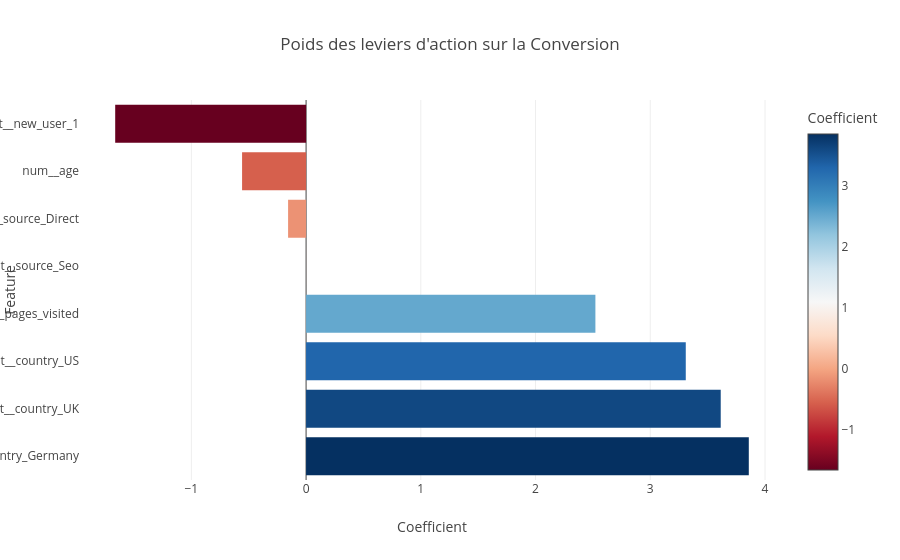

Notebook code cell kept with this figure:
### Code cell
column_names = featureencoder.get_feature_names_out()

pio.renderers.default = 'vscode' 

column_names = featureencoder.get_feature_names_out()

coefs = pd.DataFrame({
    'Feature': column_names,
    'Coefficient': classifier.coef_[0]
}).sort_values(by='Coefficient', ascending=False)

fig = px.bar(
    coefs, 
    x='Coefficient', 
    y='Feature', 
    orientation='h',
    title="Poids des leviers d'action sur la Conversion",
    color='Coefficient',
    color_continuous_scale='RdBu'
)
fig.show()

### Figure 1 — Plotly figure (JSON) as saved in the notebook; plotly's stock layout.template omitted (floating-point values rounded to 4 significant figures)
{"data": [{"hovertemplate": "Coefficient=%{marker.color}<br>Feature=%{y}<extra></extra>", "legendgroup": "", "marker": {"color": [3.859, 3.614, 3.309, 2.522, -0.0003123, -0.1568, -0.5578, -1.664], "coloraxis": "coloraxis", "pattern": {"shape": ""}}, "name": "", "orientation": "h", "showlegend": false, "textposition": "auto", "type": "bar", "x": [3.859, 3.614, 3.309, 2.522, -0.0003123, -0.1568, -0.5578, -1.664], "xaxis": "x", "y": ["cat__country_Germany", "cat__country_UK", "cat__country_US", "num__total_pages_visited", "cat__source_Seo", "cat__source_Direct", "num__age", "cat__new_user_1"], "yaxis": "y"}], "layout": {"barmode": "relative", "coloraxis": {"colorbar": {"title": {"text": "Coefficient"}}, "colorscale": [[0, "rgb(103,0,31)"], [0.1, "rgb(178,24,43)"], [0.2, "rgb(214,96,77)"], [0.3, "rgb(244,165,130)"], [0.4, "rgb(253,219,199)"], [0.5, "rgb(247,247,247)"], [0.6, "rgb(209,229,240)"], [0.7, "rgb(146,197,222)"], [0.8, "rgb(67,147,195)"], [0.9, "rgb(33,102,172)"], [1, "rgb(5,48,97)"]]}, "legend": {"tracegroupgap": 0}, "title": {"text": "Poids des leviers d'action sur la Conversion"}, "xaxis": {"anchor": "y", "domain": [0, 1], "title": {"text": "Coefficient"}}, "yaxis": {"anchor": "x", "domain": [0, 1], "title": {"text": "Feature"}}}}
